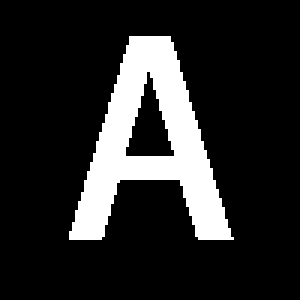
//> input picture A.bmp, 100 x 100 px (shown 3 times larger)
$ ./contour_tracker   (built with g++ and OpenCV 4)
//> lines starting //> are read from the running program, lines starting //| are printed output that depends on the picture; after the words box and inside, x2 and y2 are one past the last pixel; in counts of white or black regions, pixels touching at a corner belong together
#include <iostream>
#include <vector>
#include <opencv2/core/core.hpp>
#include <opencv2/highgui/highgui.hpp>
#include <opencv2/imgproc/imgproc.hpp>

using namespace std;

//img_in: image input, 8-bit 1-channel, 0 is background, >0 is frontground
//contour_out: contour output
//neighbour: neighbourhood, use neighbour=8 or neighbour =4
int myContourTracker(cv::Mat &img_in, std::vector<cv::Point2i> &contour_out, int neighbour){
  static cv::Point direction8[16]={
    cv::Point(-1,0),cv::Point(-1,1),cv::Point(0,1),cv::Point(1,1),
    cv::Point(1,0),cv::Point(1,-1),cv::Point(0,-1),cv::Point(-1,-1),
    cv::Point(-1,0),cv::Point(-1,1),cv::Point(0,1),cv::Point(1,1),
    cv::Point(1,0),cv::Point(1,-1),cv::Point(0,-1),cv::Point(-1,-1),
  };
  static cv::Point direction4[8]={
    cv::Point(-1,0),cv::Point(0,1), cv::Point(1,0),cv::Point(0,-1),
    cv::Point(-1,0),cv::Point(0,1), cv::Point(1,0),cv::Point(0,-1),
  };
  // get top left corner
  cv::Point2i start_corner=cv::Point2i(-1,-1);
  for(int y=0; y<img_in.rows; y++){
    for(int x=0; x<img_in.cols; x++){
      if(img_in.at<uint8_t>(y,x)!=0){
        start_corner=cv::Point(x,y);
        break;
      }
    }
    if(start_corner.x!=-1){
      break;
    }
  }
  if(start_corner.x==-1){
    cout << "error no find corner!" << endl;;
    return -1;
  }
  int this_direction=0;
  contour_out.push_back(start_corner);
  cv::Point this_border=start_corner;
  // 8 neighbourhood
  if(neighbour==8){
    while(true){
      for(int i=0;i<8;i++){
        cv::Point next_check=this_border+direction8[this_direction+i];
        if(next_check.x<0||next_check.y<0||
           next_check.x>=img_in.cols||next_check.y>=img_in.rows){
          continue;
        }
        // try next direction
        if(img_in.at<uint8_t>(next_check)==0){
          continue;
        }
        // find next border
        else{
          contour_out.push_back(next_check);
          this_border=next_check;
          this_direction=this_direction+i-2;
          if(this_direction>=8) this_direction-=8;
          if(this_direction<0) this_direction+=8;
          break;
        }
      }
      // finish loop
      if(this_border==start_corner){
        break;
      }
    }
  }
  // 4 neighbourhood
  else{
    while(true){
      for(int i=0;i<4;i++){
        cv::Point next_check=this_border+direction4[this_direction+i];
        if(next_check.x<0||next_check.y<0||
           next_check.x>=img_in.cols||next_check.y>=img_in.rows){
          continue;
        }
        // try next direction
        if(img_in.at<uint8_t>(next_check)==0) continue;
        // find next border
        else{
          contour_out.push_back(next_check);
          this_border=next_check;
          this_direction=this_direction+i-1;
          if(this_direction>=4) this_direction-=4;
          if(this_direction<0) this_direction+=4;
          break;
        }
      }
      // finish loop
      if(this_border==start_corner){
        break;
      }
    }
  }
  return 0;
}

int main()
{
  cv::Mat img=cv::imread("../A.bmp",CV_8UC1);
//> img: 100 rows x 100 cols, CV_8UC1; 15.9% white; 1 white region, box (x1, y1, x2, y2) and area: (23, 12, 78, 80) 1591

  std::vector<cv::Point2i> contour;
  myContourTracker(img, contour, 8);
//> the loop in myContourTracker, `for(int y=0; y<img_in.rows; y++)` made 13 passes
//> start_corner on passes 1 to 12: Point(-1, -1), Point(-1, -1), Point(-1, -1), Point(-1, -1), Point(-1, -1), Point(-1, -1), Point(-1, -1), Point(-1, -1), Point(-1, -1), Point(-1, -1), Point(-1, -1), Point(-1, -1)
//> in myContourTracker, `contour_out.push_back(start_corner);`: contour_out = 1 Point (x, y): [43, 12]
//> in myContourTracker, `cv::Point this_border=start_corner;`: this_border = Point(43, 12)
//> the loop in myContourTracker, `while(true)` made 227 passes
//> (this_border, this_direction) on passes 1 to 3: (Point(43, 13), 0), (Point(43, 14), 0), (Point(42, 15), 7)
//> after the loop in myContourTracker, `while(true)`: contour_out = contour of 228 points, box (x1, y1, x2, y2) (23, 12, 78, 80), area 1706; this_border = Point(43, 12); this_direction = 6
//> contour has the same summary as contour_out in myContourTracker

  cv::Mat show_contour=cv::Mat::zeros(img.size(),CV_8UC1);
  for(auto &p:contour){
    show_contour.at<uint8_t>(p)=255;
  }
//> this loop made 228 passes
//> p on passes 1 to 3: Point(43, 12), Point(43, 13), Point(43, 14)
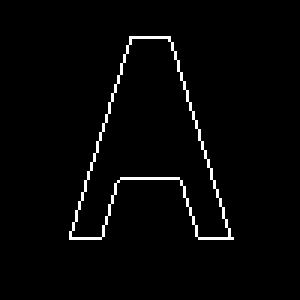
//> show_contour: 100 rows x 100 cols, CV_8UC1 (shown 3 times larger); 2.3% white in thin lines or dots, all inside (x1, y1, x2, y2) = (23, 12, 78, 80)

  cv::imshow("show_img",img);
  cv::imshow("show_contour",show_contour);
  cv::waitKey();
  return 0;
}
